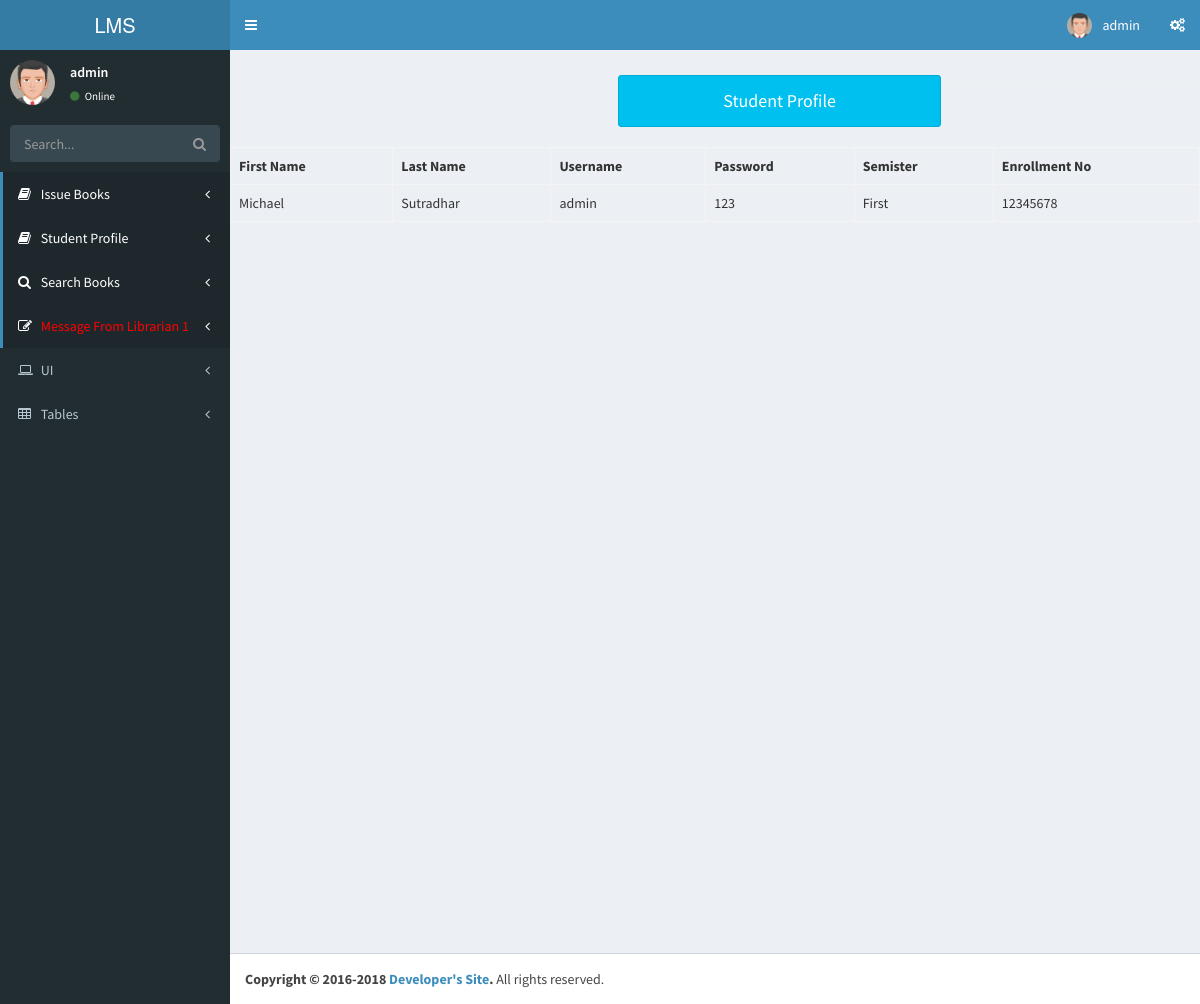
The page /student/student_profile.php (signed in) on the database its author committed.
### tables this page shows
CREATE TABLE `student_registration` (
  `id` int(5) NOT NULL,
  `firstname` varchar(50) NOT NULL,
  `lastname` varchar(50) NOT NULL,
  `username` varchar(50) NOT NULL,
  `password` varchar(50) NOT NULL,
  `email` varchar(50) NOT NULL,
  `contact` varchar(50) NOT NULL,
  `semister` varchar(50) NOT NULL,
  `enrollment` varchar(50) NOT NULL,
  `status` varchar(11) NOT NULL
);

### student/student_profile.php (the view, shortened to what this page needs)
<?php include 'header.php';?>
<?php include 'connection.php'?>
<h4 class="alert alert-info col-sm-4" style="margin-left:40%; text-align: center;">Student Profile</h4>
<hr>
<?php
$result= mysqli_query($link,"SELECT * FROM student_registration WHERE username ='$_SESSION[username]'");
echo "<table class='table table-bordered'>";
echo'<tr>';
echo'<th>'; echo 'First Name'; echo '</th>';
echo'<th>'; echo 'Last Name'; echo '</th>';
echo'<th>'; echo 'Username'; echo '</th>';
echo'<th>'; echo 'Password'; echo '</th>';
echo'<th>'; echo 'Semister'; echo '</th>';
echo'<th>'; echo 'Enrollment No'; echo '</th>';
 echo '</tr>';
while($row= mysqli_fetch_array($result)){
    echo '<tr>';
    echo '<td>';
    echo $row['firstname'];
    echo'</td>';
    echo '<td>';
    echo $row['lastname'];
    echo'</td>';
    echo '<td>';
    echo $row['username'];
    echo'</td>';
    echo '<td>';
    echo $row['password'];
    echo'</td>';
    echo '<td>';
    echo $row['semister'];
    echo'</td>';
    echo '<td>';
    echo $row['enrollment'];
    echo'</td>';
    echo '</tr>';
}
echo "</table>";
?>
<?php include 'footer.php';?>

### rows shown on the page
student_registration: firstname "Michael", lastname "Sutradhar", username "admin", password "123", semister "First", enrollment "12345678"

### other values the page prints
$_SESSION['username'] "admin"
$std_read "1"
